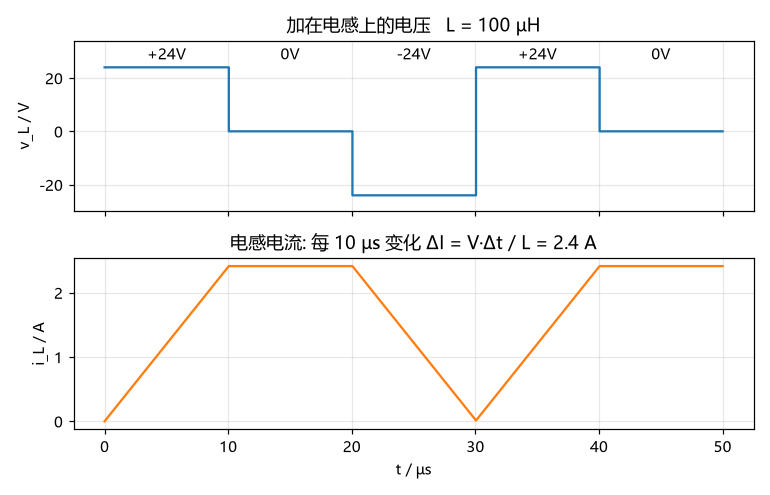

Write the Python code that produced this figure.
"""M1.1 电感: 电压决定的是电流的"变化速度", 不是电流本身。

就像嵌入式里每个 tick 做一次累加: i += (v / L) * dt
改 L、V、T_ON 看电流斜率和纹波怎么变。
"""
import sys
from pathlib import Path

import numpy as np

sys.path.insert(0, str(Path(__file__).resolve().parent.parent))
from tools.plotting import setup

L = 100e-6      # 电感 100 µH (ebike 轮毂电机一相电感的量级)
V = 24.0        # 导通时加在电感上的电压 / V
T_ON = 10e-6    # 每段持续 10 µs
dt = 0.05e-6

t = np.arange(0, 5 * T_ON, dt)
seg = (t // T_ON).astype(int)
v = np.select([seg == 0, seg == 1, seg == 2, seg == 3], [V, 0.0, -V, V], 0.0)

i = np.zeros_like(t)
for k in range(1, len(t)):          # 电感方程的离散形式: 电流 = 电压的累加
    i[k] = i[k - 1] + v[k - 1] / L * dt

plt = setup()
fig, ax = plt.subplots(2, 1, sharex=True, figsize=(7, 4.5))
ax[0].step(t * 1e6, v, where="post"); ax[0].set_ylabel("v_L / V")
ax[0].set_title(f"加在电感上的电压   L = {L*1e6:.0f} µH")
for k, txt in enumerate(["+24V", "0V", "-24V", "+24V", "0V"]):
    ax[0].text((k + 0.5) * T_ON * 1e6, 27, txt, ha="center")
ax[0].set_ylim(-30, 34)
ax[1].plot(t * 1e6, i, c="C1"); ax[1].set_ylabel("i_L / A"); ax[1].set_xlabel("t / µs")
ax[1].set_title(f"电感电流: 每 10 µs 变化 ΔI = V·Δt / L = {V*T_ON/L:.1f} A")
fig.tight_layout()
out = Path(__file__).with_suffix(".png")
fig.savefig(out)
print(out, "dI =", V * T_ON / L)
